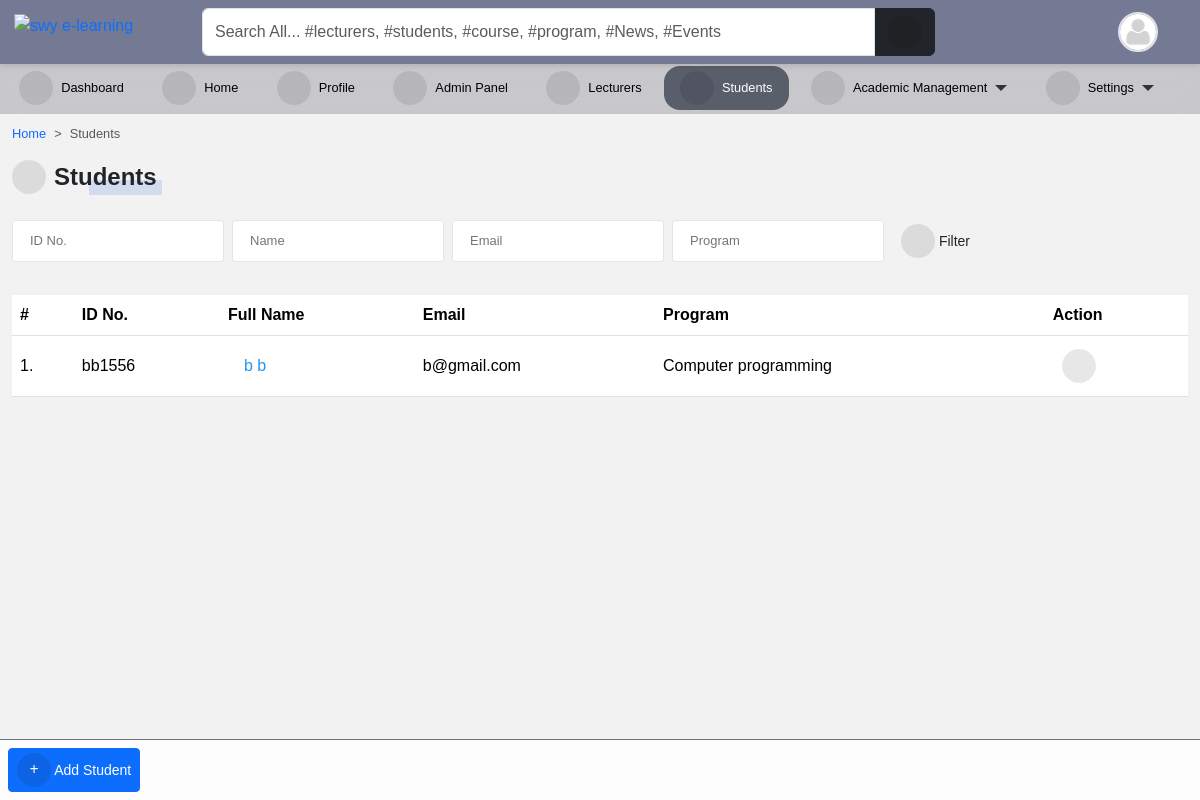
Before: /accounts/students/ (signed in) with the older database file.
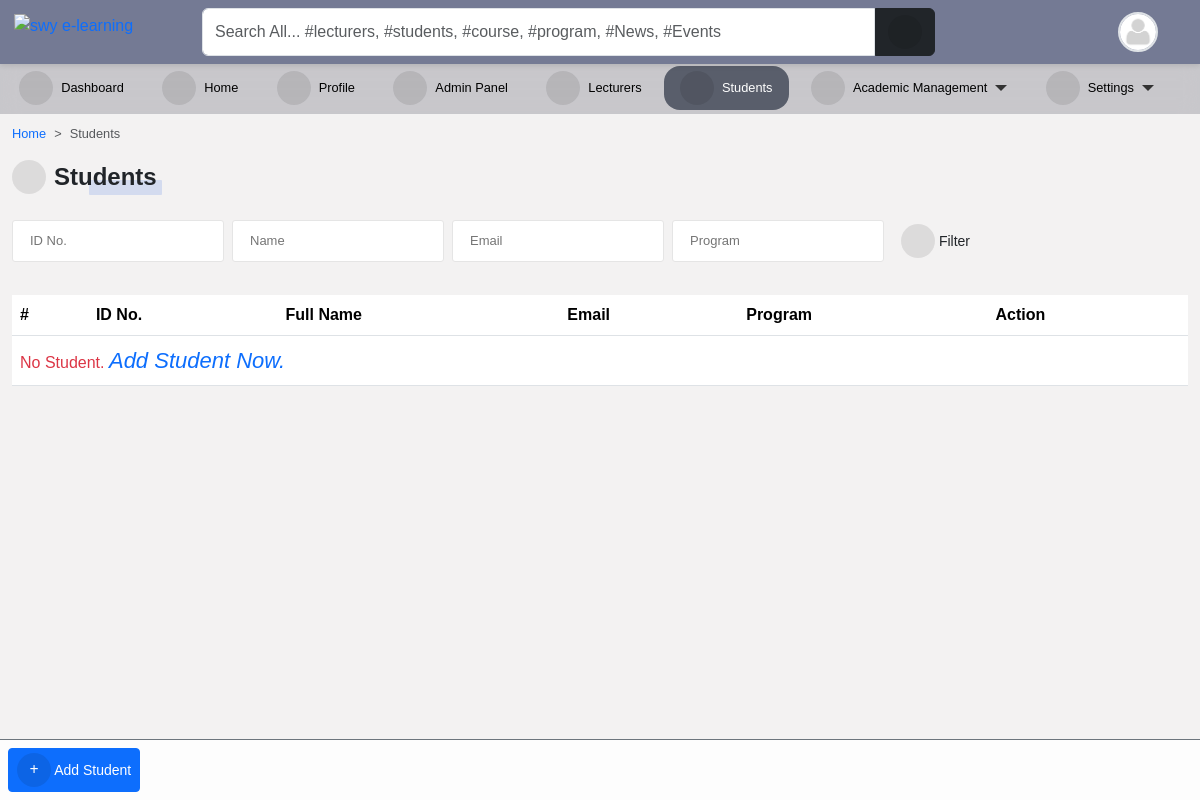
After: the same page with the newer database file.
### accounts/models.py (models this page shows, shortened)
class Student(models.Model):
    student = models.OneToOneField(User, on_delete=models.CASCADE)
    level = models.CharField(max_length=25, choices=LEVEL, null=True)
    program = models.ForeignKey(Program, on_delete=models.CASCADE, null=True)
    objects = StudentManager()
    class Meta:
        ordering = ("-student__date_joined",)

class User(AbstractUser):
    is_student = models.BooleanField(default=False)
    is_lecturer = models.BooleanField(default=False)
    gender = models.CharField(max_length=1, choices=GENDERS, blank=True, null=True)
    phone = models.CharField(max_length=60, blank=True, null=True)
    address = models.CharField(max_length=60, blank=True, null=True)
    picture = models.ImageField(
        upload_to="profile_pictures/%y/%m/%d/", default="default.png", null=True
    )
    email = models.EmailField(blank=True, null=True)
    username_validator = ASCIIUsernameValidator()
    objects = CustomUserManager()
    class Meta:
        ordering = ("-date_joined",)
    @property
    def get_full_name(self):
        full_name = self.username
        if self.first_name and self.last_name:
            full_name = self.first_name + " " + self.last_name
        return full_name
    @property
    def get_user_role(self):
        if self.is_superuser:
            role = "Admin"
        elif self.is_student:
            role = "Student"
        elif self.is_lecturer:
            role = "Lecturer"
        return role

### course/models.py (models this page shows, shortened)
class Program(models.Model):
    title = models.CharField(max_length=150, unique=True)
    summary = models.TextField(null=True, blank=True)
    objects = ProgramManager()

### accounts/views.py (the view)
# urls.py: path("students/", StudentListView.as_view(), name="student_list"),
@method_decorator([login_required(login_url='login'), admin_required], name="dispatch")
class StudentListView(FilterView):
    filterset_class = StudentFilter
    template_name = "accounts/student_list.html"
    paginate_by = 10
    def get_context_data(self, **kwargs):
        context = super().get_context_data(**kwargs)
        context["title"] = "Students"
        return context

### templates/accounts/student_list.html (shortened to what this page needs)
{% extends 'base.html' %}
{% block content %}
<nav style="--bs-breadcrumb-divider: '>';" aria-label="breadcrumb">
    <ol class="breadcrumb">
      <li class="breadcrumb-item"><a href="/">Home</a></li>
      <li class="breadcrumb-item active" aria-current="page">Students</li>
    </ol>
</nav>
{% if request.user.is_superuser %}
<div class="manage-wrap">
    <a class="btn btn-sm btn-primary" href="{% url 'add_student' %}"><i class="fas fa-plus"></i> Add Student</a>
</div>
{% endif %}
<div class="title-1"><i class="fas fa-user-graduate"></i>Students</div>
<br>
<br>
{% include 'snippets/filter_form.html' %}
<div class="table-responsive table-shadow table-light table-striped m-0 mt-4">
    <table class="table">
        <thead>
            <tr>
                <th>#</th>
                <th> ID No. </th>
                <th> Full Name </th>
                <th> Email </th>
                <th> Program </th>
                {% if request.user.is_superuser %}
                <th> Action </th>
                {% endif %}
            </tr>
        </thead>
        <tbody>
            {% for student in filter.qs %}
            <tr>
                <td> {{ forloop.counter }}.</td>
                <td>{{ student.student.username }} </td>
                <td><a href="{% url 'profile_single' student.student.id %}">{{ student.student.get_full_name }}</a></td>
                <td>{{ student.student.email }} </td>
                <td>{{ student.program.title }}</td>
                {% if request.user.is_superuser %}
                <td>
                    <div class="dropdown">
                        <button class="btn btn-sm" type="button" data-bs-toggle="dropdown" aria-expanded="false">
                            <i class="fa fa-ellipsis-vertical"></i>
                        </button>
                      </div>
                </td>
                {% endif %}
                {% empty %}
                <tr>
                  <td colspan="6">
                  <span class="text-danger">
                    No Student.
                    {% if request.user.is_superuser %}
                    <a href="{% url 'add_student' %}">
                    <i class="primary" style="font-size: 22px;">
                       Add Student Now.
                    </i>
                    {% endif %}
                    </a>
                  </span>
                </td>
                </tr>
            {% endfor %}
        </tbody>
    </table>
</div>
{% endblock content %}

Changed rows visible on the page:
removed Student: student.username "bb1556", student.get_full_name "b b", student.email "b@gmail.com", program "Computer programming"
Other visible differences:
text now shown: "No Student. Add Student Now."
